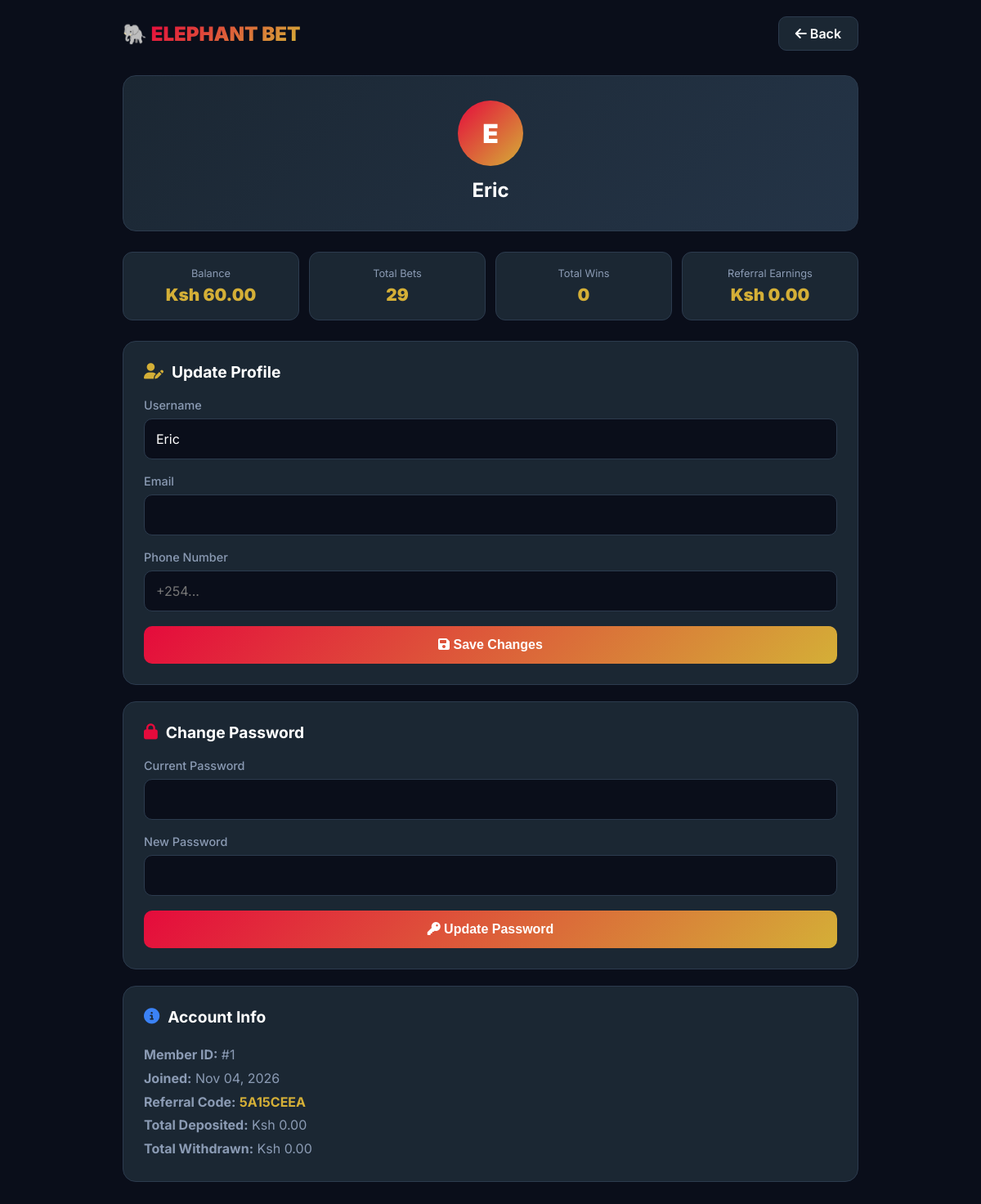
The app's page /profile.php (signed in) with its own data.
### tables this page shows
CREATE TABLE `users` (
  `id` int(11) NOT NULL,
  `username` varchar(50) NOT NULL,
  `password` varchar(255) NOT NULL,
  `phone` varchar(20) DEFAULT NULL,
  `balance` decimal(15,2) DEFAULT 1000.00,
  `referral_code` varchar(20) DEFAULT NULL,
  `referred_by` int(11) DEFAULT NULL,
  `referral_earnings` decimal(15,2) DEFAULT 0.00,
  `total_deposits` decimal(15,2) DEFAULT 0.00,
  `total_withdrawals` decimal(15,2) DEFAULT 0.00
);

### functions.php (called while the page is built, shortened)
<?php
function getUserData($user_id = null) {
    global $conn;
    $id = $user_id ?? $_SESSION['user_id'];
    $stmt = $conn->prepare("SELECT * FROM users WHERE id = ?");
    $stmt->execute([$id]);
    return $stmt->fetch();
}
function formatMoney($amount) {
    return 'Ksh ' . number_format(floatval($amount), 2);
}
?>

### profile.php (the view, shortened to what this page needs)
<?php
require 'db.php';
require 'functions.php';
$user = getUserData();
$bet_stats = $conn->prepare("SELECT COUNT(*) as total_bets, SUM(amount) as total_wagered FROM bets WHERE user_id = ?");
$bet_stats->execute([$user['id']]);
$bet_stats = $bet_stats->fetch();
$win_stats = $conn->prepare("SELECT COUNT(*) as total_wins, SUM(amount * cashed_out_at) as total_won FROM bets WHERE user_id = ? AND status = 'cashed_out'");
$win_stats->execute([$user['id']]);
$win_stats = $win_stats->fetch();
?>
<!DOCTYPE html>
<html lang="en">
<head>
<link rel="stylesheet" href="https://cdnjs.cloudflare.com/ajax/libs/font-awesome/6.5.0/css/all.min.css">
</head>
<body>
<div class="container">
    <div class="header">
        <div class="logo">🐘 <span>ELEPHANT BET</span></div>
        <a href="dashboard.php" class="back-btn"><i class="fas fa-arrow-left"></i> Back</a>
    </div>
    <div class="profile-header">
        <div class="avatar"><?= strtoupper(substr($user['username'], 0, 1)) ?></div>
        <h2><?= htmlspecialchars($user['username']) ?></h2>
    </div>
    <div class="stats-grid">
        <div class="stat-card">
            <div class="label">Balance</div>
            <div class="value"><?= formatMoney($user['balance']) ?></div>
        </div>
        <div class="stat-card">
            <div class="label">Total Bets</div>
            <div class="value"><?= $bet_stats['total_bets'] ?? 0 ?></div>
        </div>
        <div class="stat-card">
            <div class="label">Total Wins</div>
            <div class="value"><?= $win_stats['total_wins'] ?? 0 ?></div>
        </div>
        <div class="stat-card">
            <div class="label">Referral Earnings</div>
            <div class="value"><?= formatMoney($user['referral_earnings']) ?></div>
        </div>
    </div>
    <div class="card">
        <h2><i class="fas fa-user-edit" style="color:#d4af37"></i> Update Profile</h2>
        <form method="POST">
            <div class="form-group">
                <label>Username</label>
                <input type="text" value="<?= htmlspecialchars($user['username']) ?>" disabled>
            </div>
            <div class="form-group">
                <label>Email</label>
                <input type="email" value="<?= htmlspecialchars($user['email']) ?>" disabled>
            </div>
            <div class="form-group">
                <label>Phone Number</label>
                <input type="tel" name="phone" value="<?= htmlspecialchars($user['phone'] ?? '') ?>" placeholder="+254...">
            </div>
            <button type="submit" name="update_profile" class="btn-submit"><i class="fas fa-save"></i> Save Changes</button>
        </form>
    </div>
    <div class="card">
        <h2><i class="fas fa-lock" style="color:#e50b3c"></i> Change Password</h2>
        <form method="POST">
            <div class="form-group">
                <label>Current Password</label>
                <input type="password" name="old_password" required>
            </div>
            <div class="form-group">
                <label>New Password</label>
                <input type="password" name="new_password" required minlength="6">
            </div>
            <button type="submit" name="change_password" class="btn-submit"><i class="fas fa-key"></i> Update Password</button>
        </form>
    </div>
    <div class="card">
        <h2><i class="fas fa-info-circle" style="color:#3b82f6"></i> Account Info</h2>
        <p style="color:#8b9bb4; line-height:1.8;">
            <strong>Member ID:</strong> #<?= $user['id'] ?><br>
            <strong>Joined:</strong> <?= date('M d, Y', strtotime($user['created_at'] ?? 'now')) ?><br>
            <strong>Referral Code:</strong> <span style="color:#d4af37; font-weight:700;"><?= $user['referral_code'] ?></span><br>
            <strong>Total Deposited:</strong> <?= formatMoney($user['total_deposits']) ?><br>
            <strong>Total Withdrawn:</strong> <?= formatMoney($user['total_withdrawals']) ?>
        </p>
    </div>
</div>
</body>
</html>

### profile.php (style rules this page uses)
* { margin: 0; padding: 0; box-sizing: border-box; }
body { font-family: 'Inter', sans-serif; background: #0a0e1a; color: #fff; min-height: 100vh; padding: 20px; }
.container { max-width: 900px; margin: 0 auto; }
.header { display: flex; justify-content: space-between; align-items: center; margin-bottom: 30px; flex-wrap: wrap; gap: 15px; }
.logo { font-size: 1.5rem; font-weight: 900; }
.logo span { background: linear-gradient(135deg, #e50b3c, #d4af37); -webkit-background-clip: text; -webkit-text-fill-color: transparent; }
.back-btn { padding: 10px 20px; background: #1b2733; border: 1px solid #2c3b4e; border-radius: 10px; color: #fff; text-decoration: none; font-weight: 600; }
.profile-header { background: linear-gradient(135deg, #1b2733, #243447); border: 1px solid #2c3b4e; border-radius: 16px; padding: 30px; text-align: center; margin-bottom: 25px; }
.avatar { width: 80px; height: 80px; border-radius: 50%; background: linear-gradient(135deg, #e50b3c, #d4af37); display: flex; align-items: center; justify-content: center; font-size: 2rem; font-weight: 900; margin: 0 auto 15px; }
.profile-header h2 { font-size: 1.5rem; margin-bottom: 5px; }
.stats-grid { display: grid; grid-template-columns: repeat(auto-fit, minmax(150px, 1fr)); gap: 12px; margin-bottom: 25px; }
.stat-card { background: #1b2733; border: 1px solid #2c3b4e; border-radius: 12px; padding: 18px; text-align: center; }
.stat-card .label { color: #8b9bb4; font-size: 0.8rem; margin-bottom: 6px; }
.stat-card .value { font-size: 1.3rem; font-weight: 900; color: #d4af37; }
.card { background: #1b2733; border: 1px solid #2c3b4e; border-radius: 16px; padding: 25px; margin-bottom: 20px; }
.card h2 { font-size: 1.2rem; margin-bottom: 20px; display: flex; align-items: center; gap: 10px; }
.form-group { margin-bottom: 18px; }
.form-group label { display: block; margin-bottom: 8px; font-size: 0.9rem; color: #8b9bb4; font-weight: 500; }
.form-group input { width: 100%; padding: 14px; background: #0a0e1a; border: 1px solid #2c3b4e; border-radius: 10px; color: #fff; font-size: 1rem; font-family: 'Inter', sans-serif; }
.btn-submit { width: 100%; padding: 14px; background: linear-gradient(135deg, #e50b3c, #d4af37); border: none; border-radius: 10px; color: #fff; font-weight: 700; font-size: 1rem; cursor: pointer; }

### records on screen
users: username "E", username "Eric", balance "Ksh 60.00", referral_earnings "Ksh 0.00", id "1", referral_code "5A15CEEA", total_deposits "Ksh 0.00", total_withdrawals "Ksh 0.00"

### other values on screen
$bet_stats['total_bets'] "29"
$win_stats['total_wins'] "0"
date('M d, Y', strtotime($user['created_at'] ?? 'now')) "Nov 04, 2026"
